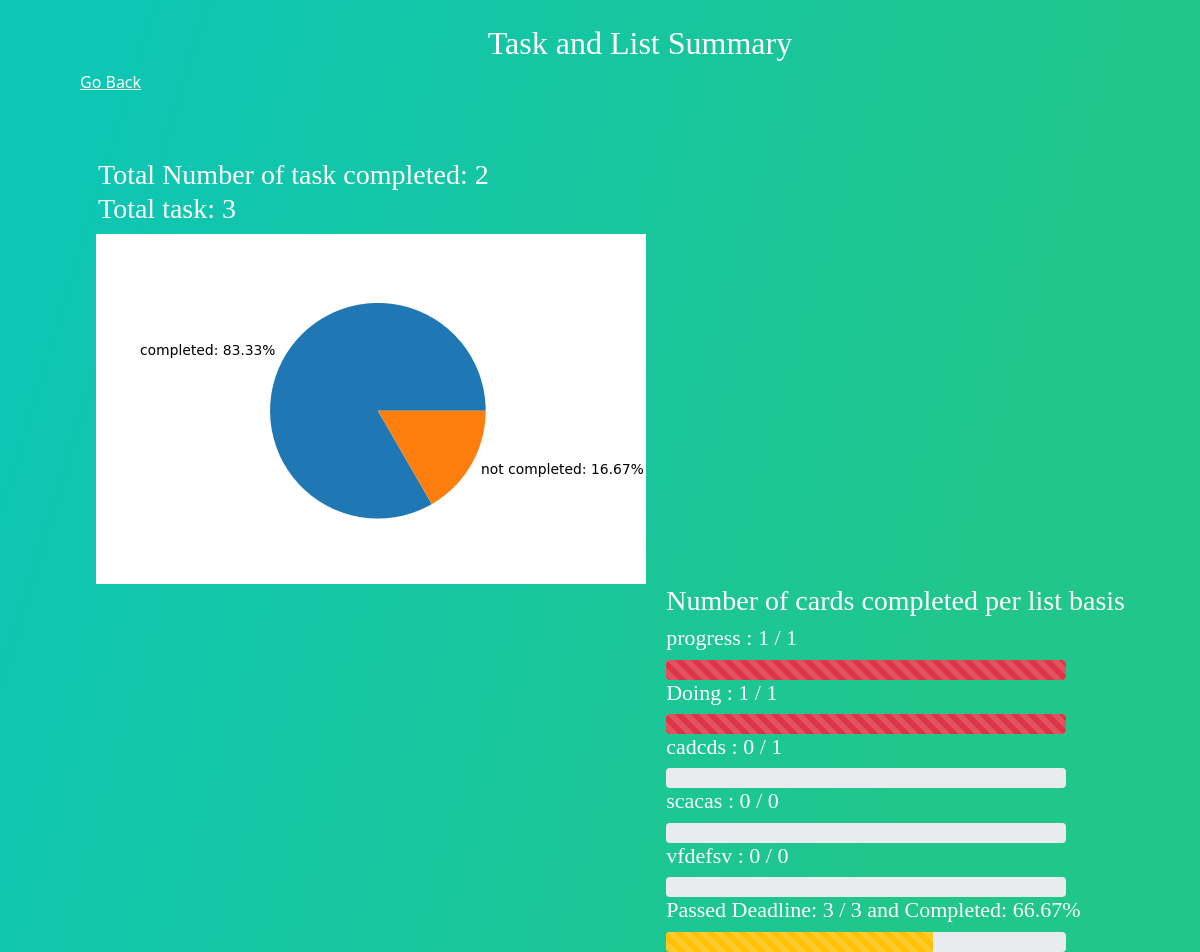
Page /taskcomp (signed in) on the committed database.
### application/models.py (models this page shows)
class List(db.Model):
  __tablename__ = 'list'
  id = db.Column(db.Integer,autoincrement = True, primary_key = True)
  user_id = db.Column(db.Integer,db.ForeignKey('user.id'), nullable=False)
  list_name = db.Column(db.String, nullable=False)
  list_description = db.Column(db.String)

### application/controller.py (the view)
@ app.route('/taskcomp', methods=['GET', 'POST'])
def taskcomp():
    app.logger.info("Inside task completion summary")
    list = List.query.filter_by(user_id=session['user_id']).all()
    l=len(list)
    card= db.session.query(Card).join(List).filter(List.user_id ==session['user_id'] ).all()
    g=len(card)
    deadline_lis=[]
    passed=0
    dstatus=0
    status=0
    present = datetime.now()
    for n in range(0,g):
        status=status+int(card[n].status)
        format = '%Y-%m-%d'
        if card[n].deadline!=None:
            datetime_str = datetime.strptime(card[n].deadline, format)
        else:
            continue
        if datetime_str < present:
            passed=passed+1
            deadline_lis.append(card[n].deadline)
            dstatus=dstatus+int(card[n].status)
    if g!=0:
            dstatus=round(100*dstatus/len(deadline_lis),2)
    else:
            flash("No Cards on dashboard")
            return redirect('/summary')
    if g!=0:
        perc= round(status*100/g,2)
        st=['completed: '+str(perc)+'%', 'not completed: '+str(100-perc)+'%']
        data=[perc,100-perc ]
        fig = plt.figure(figsize =(5.5, 3.5))
        plt.pie(data, labels = st)
        fig.savefig('static/graph.png')
        fig.show()
    else:
        flash("No Cards on dashboard")
        return redirect('/summary')
    li_status=0
    li_for_all=[]
    li_names=[]
    total_card=0
    lis=[]
    lis_tot=[]
    for i in range(0,l):
        for n in range(0,g):
            if(list[i].id==card[n].list_id):
                total_card=total_card+1
                li_status=li_status+int(card[n].status)
        lis.append(li_status)
        lis_tot.append(total_card)
        if total_card!=0:
            li_for_all.append(round(li_status*100/total_card,2))
        else:
            li_for_all.append(0)
        li_status=0
        total_card=0
        li_names.append(list[i].list_name)
    return render_template("taskcompleted.html",status=status,g=g,li_for_all=li_for_all,li_names=li_names,lis=lis,lis_tot=lis_tot,passed=passed,dstatus=dstatus)

### application/controller.py (called while the page is built)
@login_manager.user_loader
def load_user(id):
    return User.query.get(int(id))

### templates/taskcompleted.html (shortened to what this page needs)
<!DOCTYPE html>
<html>
<head>
  <link href="https://cdn.jsdelivr.net/npm/bootstrap@5.1.3/dist/css/bootstrap.min.css" rel="stylesheet">
  <link rel="stylesheet" href="https://cdn.jsdelivr.net/npm/bootstrap-icons@1.3.0/font/bootstrap-icons.css">
</head>
<body style="background: linear-gradient(107deg, rgb(13, 198, 180) 8.1%, rgb(33, 198, 138) 79.5%);">
<div><br>
  <center><h2 style="color:white ;margin-left:2.5em ;font-family:Trebuchet MS;">Task and List Summary </h2></center>
<a style="color:white;margin-left:5em ;" href="{{url_for('summary')}}">Go Back</a><br><br><br>
<p style="margin-left:2.5em;  ;font-size: 25px">
<h3 style="color:white ;margin-left:3.5em ;font-family:Trebuchet MS;">Total Number of task completed: {{status}}<br>
Total task: {{g}} </h3>
<img src='static/graph.png'>
<span style="float:right; margin-right:5em;font-size: 15px">
<h3 style="color:white ;font-family:Trebuchet MS;">Number of cards completed per list basis</h3>
{% for n in range(0,li_for_all|length) %}
<h3 style="color:white ;font-family:Trebuchet MS;font-size:22px;">{{li_names[n] }} : {{lis[n]}} / {{lis_tot[n]}}</h2>
<div class="progress" style="height: 20px; width:400px">
  <div class="progress-bar progress-bar-striped bg-danger" role="progressbar" style="width: {{li_for_all[n] }}%" aria-valuenow="{{li_for_all[n]}}" aria-valuemin="0" aria-valuemax="100"><br></div>
</div>
{%endfor%}
<h3 style="color:white ;font-family:Trebuchet MS;font-size:22px;">Passed Deadline: {{passed}} / {{g}}  and  Completed: {{dstatus}}%</h2>
<div class="progress" style="height: 20px; width:400px">
  <div class="progress-bar progress-bar-striped bg-warning" role="progressbar" style="width: {{dstatus}}%" aria-valuenow="{{dstatus}}" aria-valuemin="0" aria-valuemax="100"><br></div>
</div>
</span>
</p>
</div>
<br>
</body>

### templates/taskcompleted.html (style rules this page uses)
img { padding-left: 6em; padding-right: 6em; }

### rows in the picture
List: list_name "progress"
List: list_name "Doing"
List: list_name "cadcds"
List: list_name "scacas"
List: list_name "vfdefsv"

### other values in the picture
{{ status }} "2"
{{ g }} "3"
{{ lis[n] }} "1" "1" "0" "0" "0"
{{ lis_tot[n] }} "1" "1" "1" "0" "0"
{{ passed }} "3"
{{ dstatus }} "66.67"
